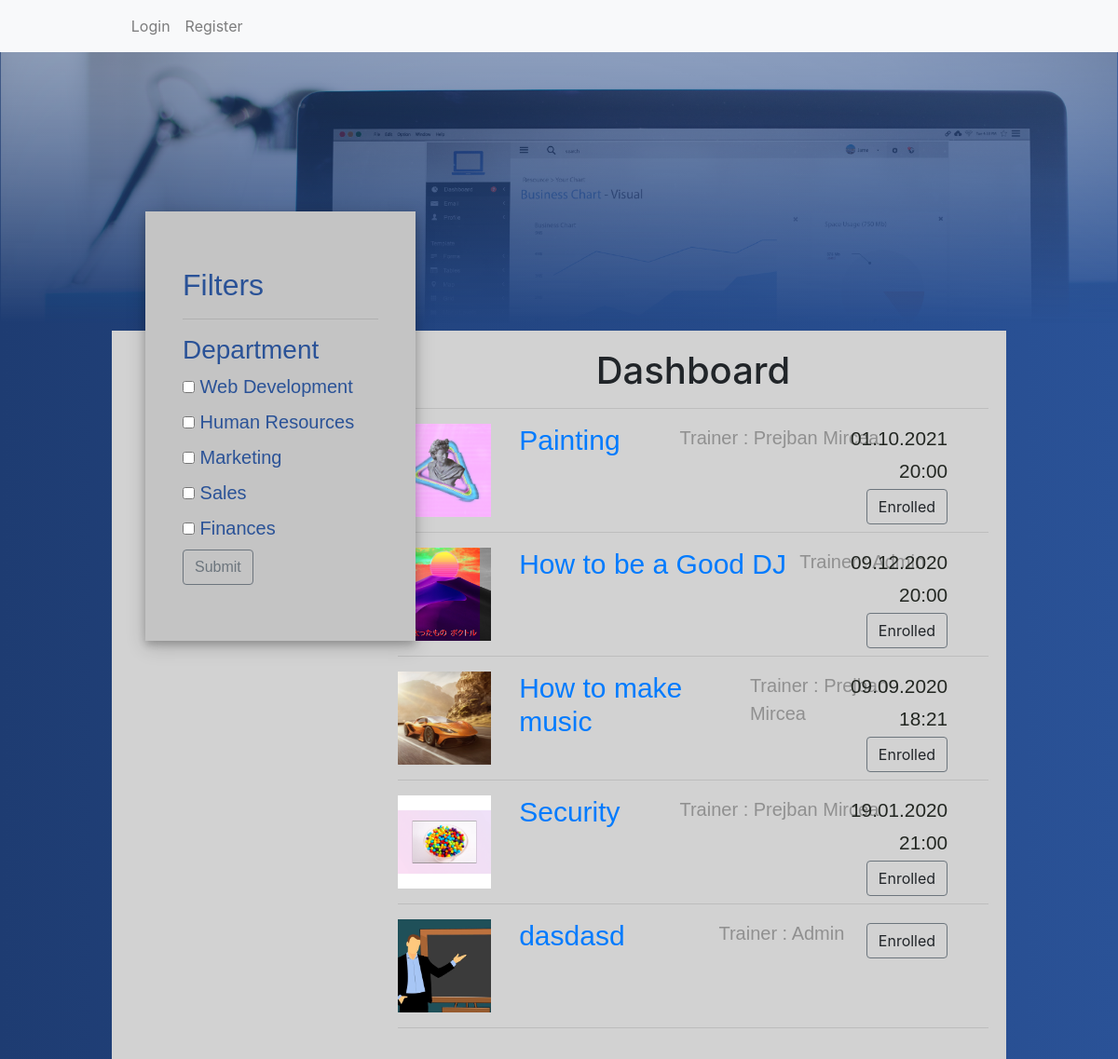
/dashboard/, run on the app's committed database.
### econnect/models.py (models this page shows, shortened)
class Training(models.Model):
     training_name=models.CharField(max_length=128)
     description = models.CharField(max_length = 5000, default = "No description has been attached")
     materials=models.FileField(upload_to='resources',null=True,blank=True)
     img = models.ImageField( default = 'static/default_training.jpg'  ,upload_to = 'trainingsPhoto')
     department = models.CharField(max_length=128, default="No department")
     next_session=models.DateTimeField(max_length=128, null=True, blank = True)
     trainer=models.ForeignKey(User, on_delete=models.CASCADE)
     enrolled=[]

class Profile(models.Model):
    user = models.OneToOneField(User,on_delete=models.CASCADE)
    profile_pic=models.ImageField(default='static/default.png',upload_to='profile_pics')
    name=models.CharField(default='No Name',max_length = 120)
    department=models.CharField(default='No Deptartment',max_length = 120)
    isTrainer = models.BooleanField(default = False)
    trainings = models.ManyToManyField(Training, blank = True)
    completed=[]
    completedtrainings=[]

### econnect/views.py (the view)
# urls.py: url(r'^dashboard/', TrainingListView.as_view(), name = 'dashboard'),
class TrainingListView(ListView):
    model = Training
    template_name = 'dashboard.html'
    context_object_name = 'trainings'
    ordering = ['-next_session']

### templates/dashboard.html
{% extends 'base.html' %}
{% block dashboardFilters%}
<div class="filtre">
<h2>Filters</h2>
<hr />
<h3>Department</h3>
<input type="checkbox" id="web" name="web" value="Web">
<label for="web">Web Development</label><br>
<input type="checkbox" id="hr" name="hr" value="Hr">
<label for="hr">Human Resources</label><br>
<input type="checkbox" id="marketing" name="marketing" value="Marketing">
<label for="marketing">Marketing</label><br>
<input type="checkbox" id="sales" name="sales" value="Sales">
<label for="sales">Sales</label><br>
<input type="checkbox" id="finances" name="finances" value="Finances">
<label for="finances">Finances</label><br>
<button type="button" class="btn btn-outline-secondary">Submit</button>
</div>
{% endblock %}
{%block dashboardTrainings %}
<div class="lista">
    <h1 style="text-align: center;">Dashboard</h1>
    <hr/>
{% for t in trainings.all%}
<div class="my_card">
        <div class="card-image">
        <img src={{t.img.url}} alt="training-img" class="training_img">
        </div>
        <div class="card-text">
            <h3 class="titlu-training"> <a href="{%url 'training_detail' t.id%}">{{ t.training_name}}</a></h3>
            <p class="trainer" style="margin:0 auto;">Trainer : {{t.trainer.profile.name}}</p>
        </div>
            <div class="card-info">
                <p class="data">{{t.next_session|date:'d.m.Y'}}</p>
                <p class="data">{{t.next_session|time:'H:i'}}</p>
            {%if t.trainer != request.user%}
                {% if t in user.profile.completedtrainings %}
                    <a class="btn btn-outline-light">Completed</a>
                {% elif t not in user.profile.trainings.all %}
                    <a class="btn btn-outline-dark" href="{%url 'enroll' t.id%}">Enroll</a>
                {% else %}
                    <a class="btn btn-outline-secondary">Enrolled</a>
                {%endif%}
            {%endif%}
           </div>
        </div>
        <hr/>
  {% endfor%}
</div>
{% endblock %}

### templates/base.html (shortened to what this page needs)
{% load static%}
<!DOCTYPE html>
<html lang="en">
<head>
    <link rel="stylesheet" href="{% static 'styles.css' %} ">
    <link rel="stylesheet" href="https://stackpath.bootstrapcdn.com/bootstrap/4.4.1/css/bootstrap.min.css">
</head>
<body>
    <nav class="navbar navbar-expand-lg navbar-light bg-light">
      <div style="margin: 0 10%;">
        <div class="collapse navbar-collapse" id="navbarNavDropdown">
          <ul class="navbar-nav" style="clear:none">
            {% if user.is_authenticated%}
                <li class="nav-item" style="position:relative; float:left;">
                  <a class="nav-link" href="{% url 'profile' %}">Profile</a>
                </li>
                <li class="nav-item" style="position:relative; float:left;" >
                  <a class="nav-link" href="{% url 'dashboard' %}">Dashboard</a>
                </li>
                <li class="nav-item" style="position:relative; float:right;">
                  <a class="nav-link" href="{% url 'logout' %}">Logout</a>
                </li>
            {% else %}
              <li class="nav-item">
                <a class="nav-link" href="{% url 'login' %}">Login</a>
              </li>
              <li class="nav-item">
                <a class="nav-link" href="{% url 'register' %}">Register</a>
            </li>
            {%endif%}
          </ul>
        </div>
    </div>
      </nav>
  <div class="me">
    {% block dashboardFilters%}
    {% endblock %}
  </div>
  <div class="content">
    {%block dashboardTrainings %}
    {% endblock %}
  </div>
</body>
</html>

### econnect/static/styles.css (style rules this page uses)
body { background: rgb(2,0,36); background: linear-gradient(90deg, rgba(2,0,36,1) 0%, rgba(30,60,114,1) 0%, rgba(42,82,151,1) 100%); }
.content { display: flex; flex-direction: column; position: absolute; left: 10%; right: 10%; top: 31.2%; min-height: 700px; background: #d2d2d2; }
.me { padding: 40px 20px; display: flex; flex-direction: column; min-height: 20vh; position: absolute; left: 13%; top: 20%; background: #C4C4C4; box-shadow: 0 4px 8px 0 rgba(0, 0, 0, 0.2), 0 6px 20px 0 rgba(0, 0, 0, 0.19); z-index: 3; }
h2 { font-family: 'Montserrat-ExtraBold', sans-serif; font-size: 20px; line-height: 1.5; color: #2a5297; }
.lista { margin-left: 30%; padding: 2%; }
.my_card { display: flex; height: 100px; margin-right: 5%; margin-top: 2%; position:relative; }
.card-image { height: 100px; display: inline-block; }
.card-text { padding: 0; display: flex; margin-left: 30px; margin-top: 0; width: 450px; margin-bottom: 0; bottom: 0; top: 0; }
.titlu-training { font-family: 'Montserrat-ExtraBold', sans-serif; font-size: 30px; margin-top: 0; color: #2a5297; }
.trainer { font-family: 'Montserrat-Semibold', sans-serif; font-size: 20px; color: #909090; margin-bottom: 0; }
.card-info { display: inline-block; position: absolute; right: 2%; text-align: right; top: 0; }
.data { font-family: 'Montserrat-Semibold', sans-serif; font-size: 1.3rem; margin-bottom: 4px; color: #232722; margin-top: 0; }
hr { margin-top: 50px; margin-bottom: 50px; }
.training_img { height: 100px; width: 100px; object-fit: cover; }
.filtre { width: 250px; padding: 20px; font-size: 20px; color: #2a5297; font-family: 'Montserrat-Semibold', sans-serif; }

### data on the page
Training: img (picture), training_name "Painting", trainer.profile.name "Prejban Mircea", next_session "01.10.2021", next_session "20:00", shows "Enrolled"
Training: img (picture), training_name "How to be a Good DJ", trainer.profile.name "Admin", next_session "09.12.2020", next_session "20:00", shows "Enrolled"
Training: img (picture), training_name "How to make music", trainer.profile.name "Prejban Mircea", next_session "09.09.2020", next_session "18:21", shows "Enrolled"
Training: img (picture), training_name "Security", trainer.profile.name "Prejban Mircea", next_session "19.01.2020", next_session "21:00", shows "Enrolled"
Training: img (placeholder picture), training_name "dasdasd", trainer.profile.name "Admin", shows "Enrolled"
